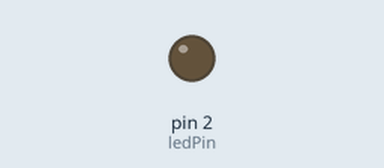
Recording of a sketch running on a simulated Arduino Uno, built with avr-gcc and run on an emulated ATmega328P. Parts: output pins drawn as LEDs (lit = HIGH).

Above: at 1.3 s.
At 10.3 s:
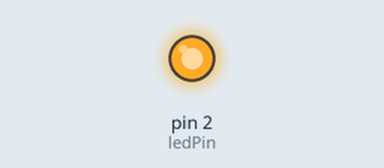
Timing chart, 0 to 10.8 s (numbered marks = the images above):
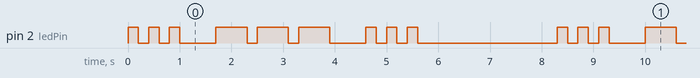

Measured:
- by itself, pin 2 (ledPin): repeats every 8.3 s: 2 × (LOW 0.20 s, HIGH 0.20 s), LOW 0.70 s, 2 × (HIGH 0.60 s, LOW 0.20 s), HIGH 0.60 s, LOW 0.70 s, 2 × (HIGH 0.20 s, LOW 0.20 s), HIGH 0.20 s, LOW 2.7 s, HIGH 0.20 s
- by itself, everything shown: repeats every 8.3 s, in 18 steps

The sketch:

ex03_sos.ino
```cpp
const int ledPin = 2;

// 时序参数 和你之前示例完全匹配
const unsigned long shortOn  = 200;
const unsigned long longOn   = 600;
const unsigned long flashGap = 200;
const unsigned long charGap  = 500;
const unsigned long wordGap  = 2000;

unsigned long prevTime = 0;
int state = 0;   // 0:S  1:O  2:S  3:结束停顿
int flashCnt = 0;// 当前字母闪烁次数

void setup() {
  Serial.begin(115200);
  pinMode(ledPin, OUTPUT);
  digitalWrite(ledPin, LOW);
}

void loop() {
  unsigned long now = millis();
  unsigned long elapsed = now - prevTime;

  switch(state)
  {
    case 0: // S：3次短闪
      runFlash(3, shortOn);
      break;
    case 1: // O：3次长闪
      runFlash(3, longOn);
      break;
    case 2: // S：3次短闪
      runFlash(3, shortOn);
      break;
    case 3: // 一套SOS结束，长时间熄灭等待
      digitalWrite(ledPin, LOW);
      if(elapsed >= wordGap)
      {
        state = 0;
        prevTime = now;
      }
      break;
  }
}

// 闪烁n次，单次点亮tOn毫秒
void runFlash(int n, unsigned long tOn)
{
  unsigned long now = millis();
  unsigned long elapsed = now - prevTime;

  if(flashCnt < n)
  {
    if(elapsed < tOn)
    {
      digitalWrite(ledPin, HIGH);
    }
    else if(elapsed < tOn + flashGap)
    {
      digitalWrite(ledPin, LOW);
    }
    else
    {
      flashCnt++;
      prevTime = now;
    }
  }
  else
  {
    digitalWrite(ledPin, LOW);
    if(elapsed >= charGap)
    {
      flashCnt = 0;
      state++;
      prevTime = now;
    }
  }
}
// 作业3：millis无阻塞实现SOS灯光
// 时序：3短闪S → 3长闪O → 3短闪S，整套结束停顿2秒循环
```
